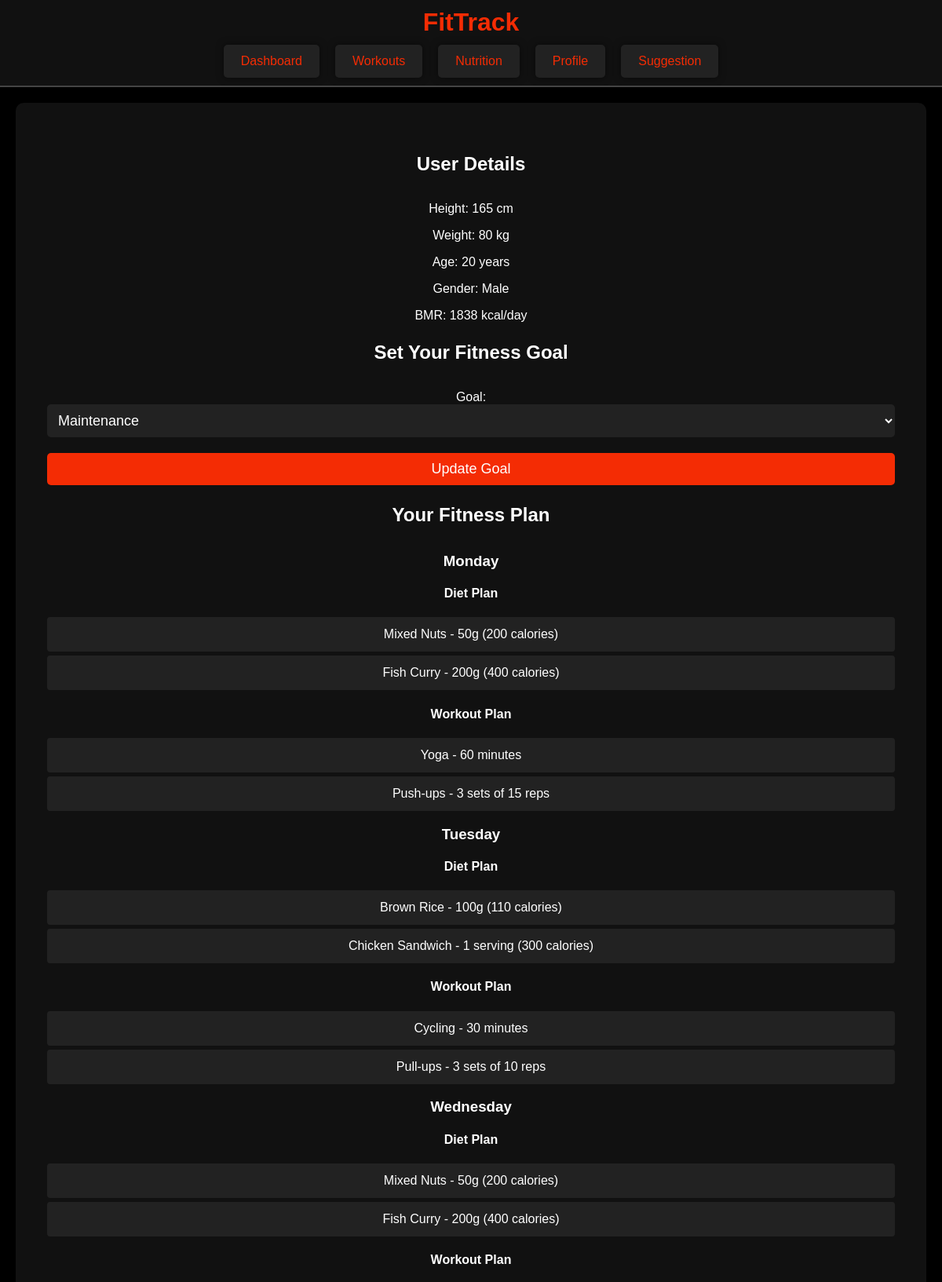
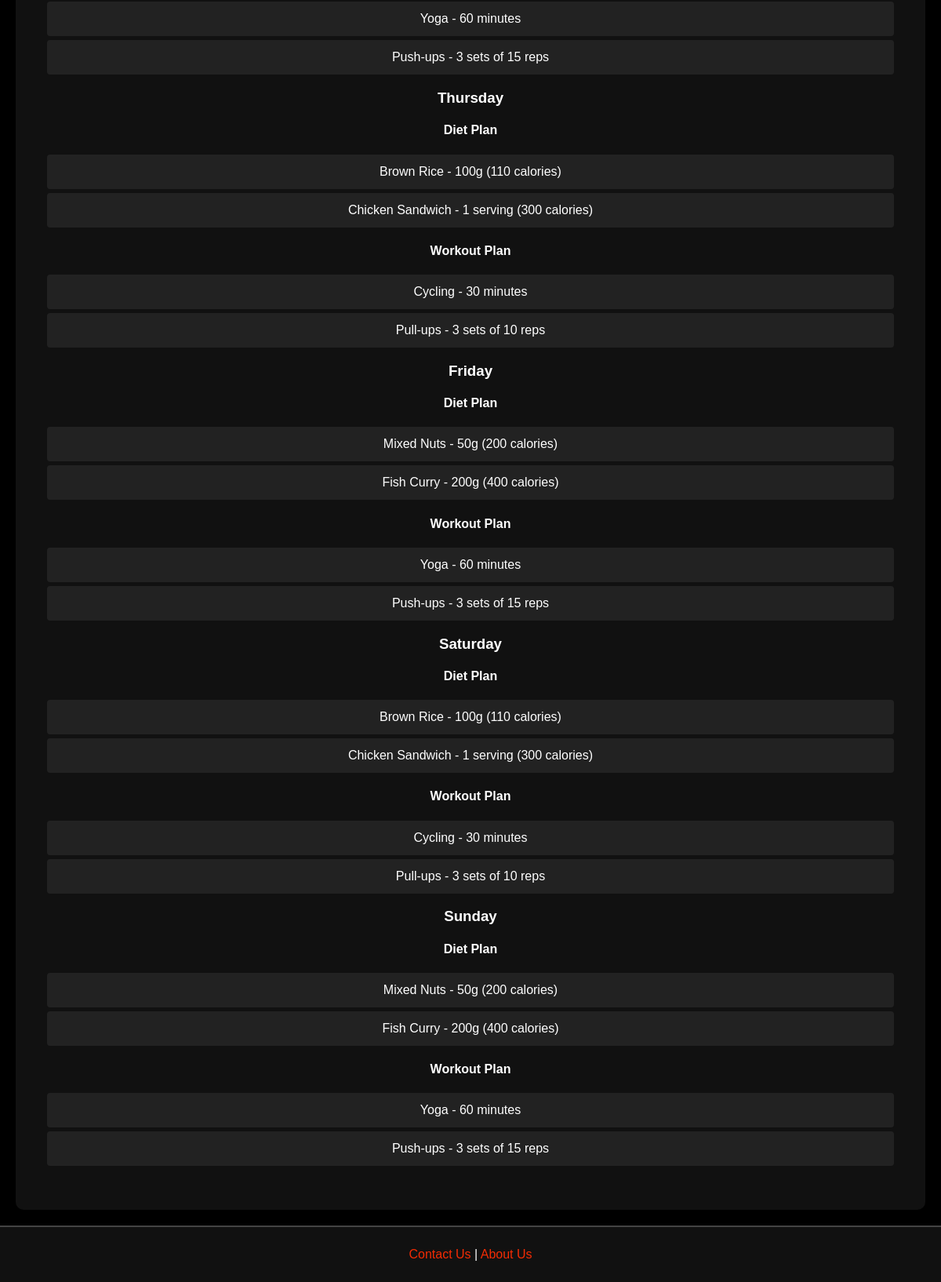
Before: /suggest.php (signed in) with the older database file (2 pictures, top to bottom).
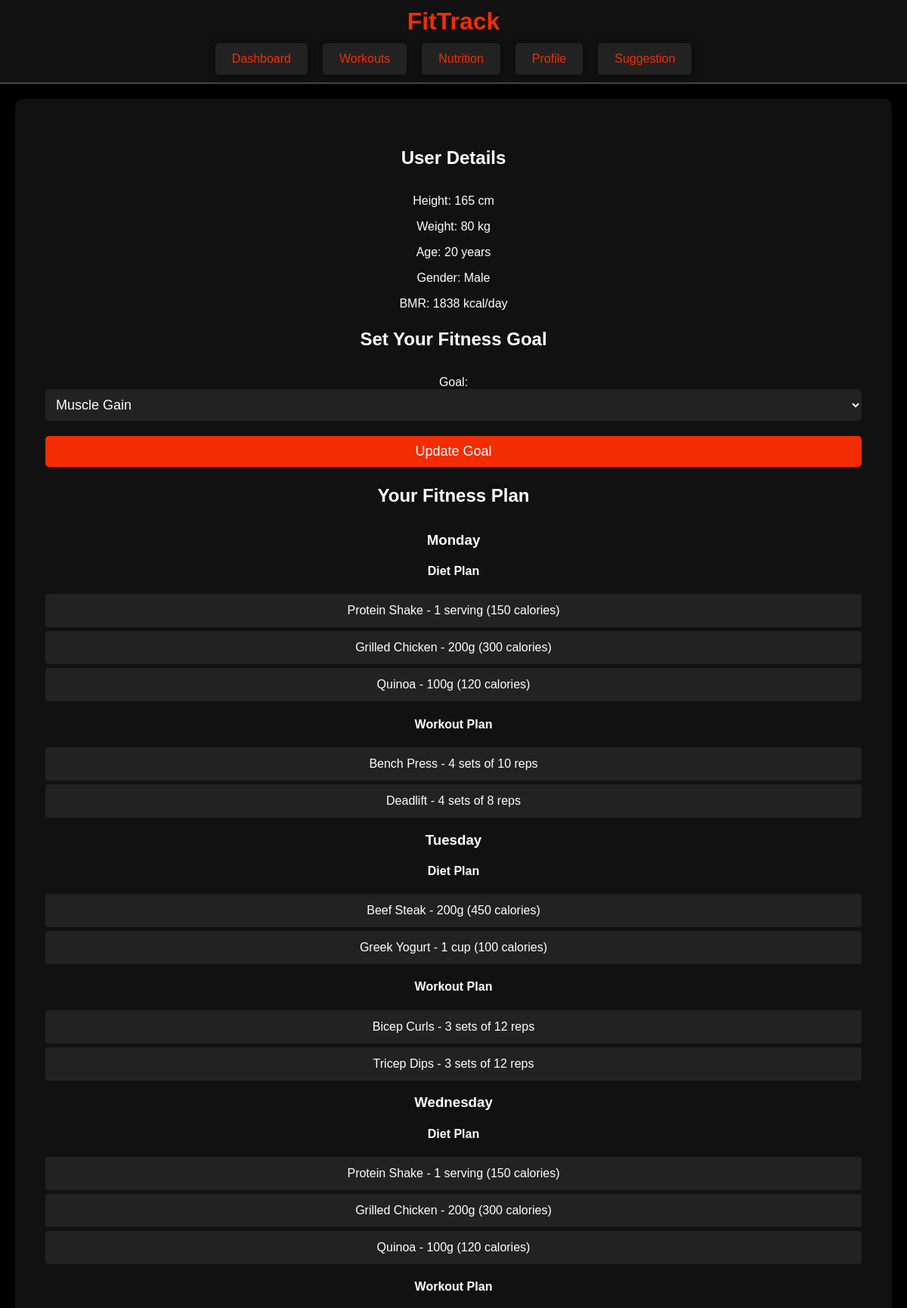
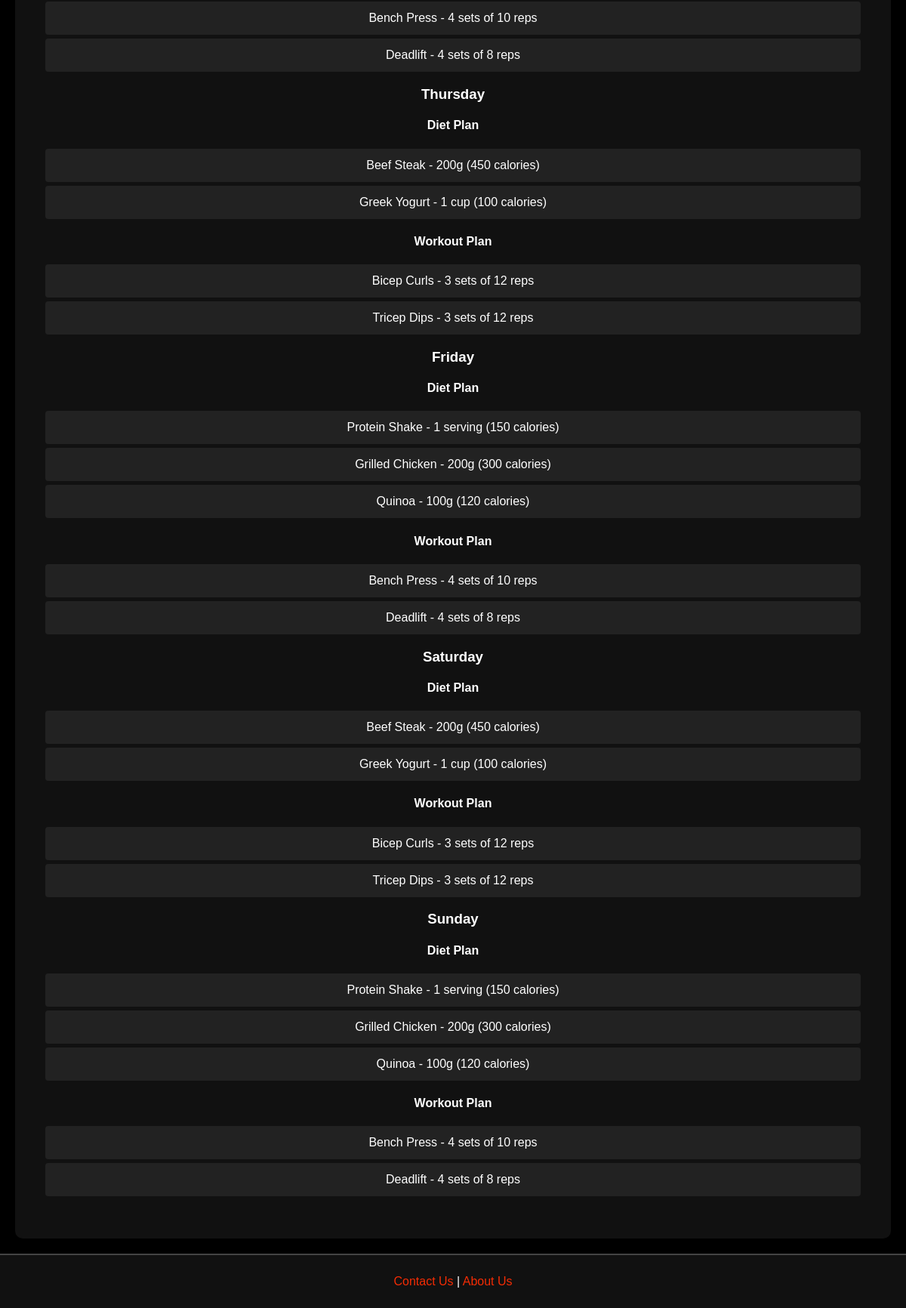
After: the same page with the newer database file (2 pictures, top to bottom).
### tables this page shows
CREATE TABLE `personal_details` (
  `id` int(11) NOT NULL,
  `user_id` int(11) NOT NULL,
  `height` float DEFAULT NULL,
  `weight` float DEFAULT NULL,
  `age` int(11) DEFAULT NULL,
  `gender` enum('Male','Female','Other') DEFAULT NULL
);

CREATE TABLE `users` (
  `id` int(11) NOT NULL,
  `name` varchar(255) NOT NULL,
  `email` varchar(255) NOT NULL,
  `username` varchar(255) NOT NULL,
  `password` varchar(255) NOT NULL,
  `goal` enum('weight_loss','muscle_gain','maintenance') DEFAULT 'maintenance'
);

### suggest.php (the view, shortened to what this page needs)
<?php
require 'db.php';
$user_id = $_SESSION['user_id'];
$query = "SELECT height, weight, age, gender FROM personal_details WHERE user_id = $user_id";
$result = mysqli_query($conn, $query);
$user = mysqli_fetch_assoc($result);
$height = $user['height'];
$weight = $user['weight'];
$age = $user['age'];
$gender = $user['gender'];
if ($gender == 'Male') {
    $bmr = 88.362 + (13.397 * $weight) + (4.799 * $height) - (5.677 * $age);
} else {
    $bmr = 447.593 + (9.247 * $weight) + (3.098 * $height) - (4.330 * $age);
}
$sql = "SELECT goal FROM users WHERE id = ?";
$stmt = $conn->prepare($sql);
$stmt->bind_param("i", $user_id);
$stmt->execute();
$result = $stmt->get_result();
$user_data = $result->fetch_assoc();
$goal = $user_data['goal'] ?? 'maintenance';
function getPlan($goal) {
    return $plans[$goal] ?? $plans['maintenance'];
}
$plan = getPlan($goal);
?>
<!DOCTYPE html>
<html lang="en">
<head>
    <link rel="stylesheet" href="styles/suggest.css">
</head>
<body>
    <div class="header">
        <h1>FitTrack</h1>
        <nav>
            <ul>
                <li><a href="dashboard.php">Dashboard</a></li>
                <li><a href="workouts.php">Workouts</a></li>
                <li><a href="nutrition.php">Nutrition</a></li>
                <li><a href="profile.php">Profile</a></li>
                <li><a href="suggest.php">Suggestion</a></li>
            </ul>
        </nav>
    </div>
    <div class="container">
        <div class="login-box">
            <h2>User Details</h2>
            <p>Height: <?php echo $height; ?> cm</p>
            <p>Weight: <?php echo $weight; ?> kg</p>
            <p>Age: <?php echo $age; ?> years</p>
            <p>Gender: <?php echo $gender; ?></p>
            <p>BMR: <?php echo round($bmr); ?> kcal/day</p>
            <h2>Set Your Fitness Goal</h2>
            <form action="suggest.php" method="post">
                <div class="textbox">
                    <label for="goal">Goal:</label>
                    <select id="goal" name="goal" required>
                        <option value="muscle_gain" <?php if ($goal == 'muscle_gain') echo 'selected'; ?>>Muscle Gain</option>
                        <option value="maintenance" <?php if ($goal == 'maintenance') echo 'selected'; ?>>Maintenance</option>
                    </select>
                </div>
                <button type="submit" class="btn">Update Goal</button>
            </form>
            <h2>Your Fitness Plan</h2>
            <?php foreach ($plan as $day => $details): ?>
                <h3><?php echo $day; ?></h3>
                <h4>Diet Plan</h4>
                <ul class="diet-plan">
                    <?php foreach ($details['diet'] as $diet_item): ?>
                        <li><?php echo htmlspecialchars($diet_item['food']) . ' - ' . htmlspecialchars($diet_item['amount']) . ' (' . htmlspecialchars($diet_item['calories']) . ' calories)'; ?></li>
                    <?php endforeach; ?>
                </ul>
                <h4>Workout Plan</h4>
                <ul class="workout-plan">
                    <?php foreach ($details['workout'] as $workout_item): ?>
                        <li>
                            <?php
                            echo htmlspecialchars($workout_item['exercise']);
                            if (isset($workout_item['duration'])) {
                                echo ' - ' . htmlspecialchars($workout_item['duration']);
                            } else {
                                echo ' - ' . htmlspecialchars($workout_item['sets']) . ' sets of ' . htmlspecialchars($workout_item['reps']) . ' reps';
                            }
                            ?>
                        </li>
                    <?php endforeach; ?>
                </ul>
            <?php endforeach; ?>
        </div>
    </div>
    <div class="footer">
        <p><a href="contactus.php">Contact Us</a> | <a href="aboutus.php">About Us</a></p>
    </div>
</body>
</html>

### Styles/suggest.css (style rules this page uses)
body { margin: 0; padding: 0; font-family: Arial, Helvetica, sans-serif; background-color: #000; background-image: url('https://e1.pxfuel.com/desktop-wallpaper/195/334/desktop-wallpaper-black-granite-backgrounds-texture.jpg'); background-size: cover; background-position: center; color: #fff; }
body { font-family: Arial, Helvetica, sans-serif; background-color: #000; color: #fff; }
.header { background-color: #111; padding: 10px 0; text-align: center; border-bottom: 2px solid #444; }
.header h1 { margin: 0; font-size: 2rem; margin-bottom: 10px; color: #F42C04; }
.header nav ul { list-style-type: none; padding: 0; margin: 0; display: flex; justify-content: center; gap: 20px; }
.header nav ul li { display: inline; padding: 10px 20px; border: 2px solid transparent; border-radius: 5px; transition: border-color 0.3s, background-color 0.3s, transform 0.3s; background-color: #222; box-shadow: 0 0 10px rgba(0, 0, 0, 0.5); }
.header nav ul li a { color: #F42C04; text-decoration: none; font-size: 1rem; transition: color 0.3s; }
.container { display: flex; flex-direction: column; justify-content: center; align-items: center; min-height: calc(100vh - 120px); padding: 20px; max-width: 1200px; margin: 0 auto; box-sizing: border-box; gap: 20px; }
.login-box { background-color: #111; padding: 40px; border-radius: 10px; box-shadow: 0 0 10px 0 #000; text-align: center; width: 100%; max-width: 1200px; box-sizing: border-box; }
.login-box h2 { margin-bottom: 30px; font-size: 1.5rem; color: #fff; line-height: 1.5; }
.textbox { margin-bottom: 20px; }
.textbox input, .textbox select { width: 100%; padding: 10px; background: #222; border: none; outline: none; color: #fff; font-size: 18px; border-radius: 5px; box-sizing: border-box; transition: transform 0.3s, box-shadow 0.3s; }
.btn { width: 100%; background: #F42C04; border: none; padding: 10px; cursor: pointer; font-size: 18px; color: #fff; border-radius: 5px; transition: background 0.3s; }
.footer { background-color: #111; text-align: center; border-top: 2px solid #444; padding: 10px 0; box-shadow: 0 -2px 10px rgba(0, 0, 0, 0.5); }
.footer a { color: #F42C04; text-decoration: none; transition: transform 0.3s; }
ul.diet-plan { list-style-type: none; padding: 0; }
ul.diet-plan li { background-color: #222; margin: 5px 0; padding: 10px; border-radius: 5px; line-height: 1.5; }
ul.workout-plan { list-style-type: none; padding: 0; }
ul.workout-plan li { background-color: #222; margin: 5px 0; padding: 10px; border-radius: 5px; line-height: 1.5; }
.login-box ul li { background-color: #222; padding: 10px; border-radius: 4px; margin-bottom: 5px; line-height: 1.5; }
.login-box ul li:nth-child(odd) { background-color: #222; }

Changed rows visible on the page:
changed users: goal "Maintenance" → "Muscle Gain"
Other visible differences:
list line gone: "Mixed Nuts - 50g ( 200 calories) Fish Curry - 200g ( 400 calories) Yoga - 60 minutes Push-ups - 3 sets of 15 reps"
new list line: "Protein Shake - 1 serving ( 150 calories) Grilled Chicken - 200g ( 300 calories) Quinoa - 100g ( 120 calories) Bench Press - 4 sets of 10 reps Deadlift - 4 sets of 8 reps"
list line gone: "Brown Rice - 100g ( 110 calories) Chicken Sandwich - 1 serving ( 300 calories) Cycling - 30 minutes Pull-ups - 3 sets of 10 reps"
new list line: "Beef Steak - 200g ( 450 calories) Greek Yogurt - 1 cup ( 100 calories) Bicep Curls - 3 sets of 12 reps Tricep Dips - 3 sets of 12 reps"
